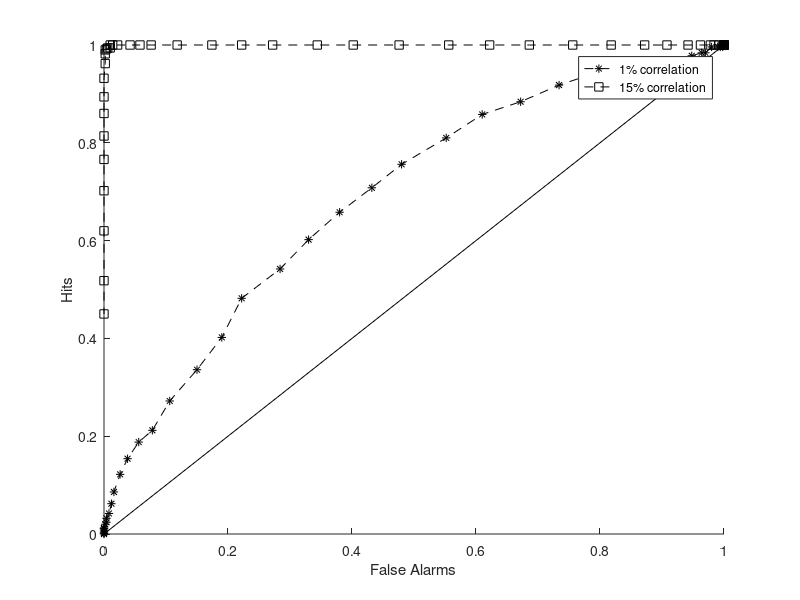

Write the MATLAB code that produced this figure.
%% HW 4 - Problem 1d
clear; clc; clf;

N=500;

Hard_Down_Response=randn(N,1)*5+19;
Hard_Up_Response=randn(N,1)*5+22;
Easy_Down_Response=randn(N,1)*4+17;
Easy_Up_Response=randn(N,1)*4+38;

Num_z=50;                                       % Number of z values to be made

z=linspace(0,max(Hard_Up_Response),Num_z);
Hard_alpha=zeros(1,Num_z); Easy_alpha=zeros(1,Num_z);
Hard_beta=zeros(1,Num_z); Easy_beta=zeros(1,Num_z);
for it=1:length(z)
    threshold=z(it);
    Hard_alpha(it)=length(find(Hard_Down_Response>threshold))/N;
    Easy_alpha(it)=length(find(Easy_Down_Response>threshold))/N;
    Hard_beta(it)=length(find(Hard_Up_Response>threshold))/N;
    Easy_beta(it)=length(find(Easy_Up_Response>threshold))/N;
end

figure(1); hold on;
plot(Hard_alpha,Hard_beta,'k*--');
plot(Easy_alpha,Easy_beta,'ks--');
plot([0 1],[0 1],'k');
xlabel('False Alarms'); ylabel('Hits');
legend('1% correlation','15% correlation');
hold off;